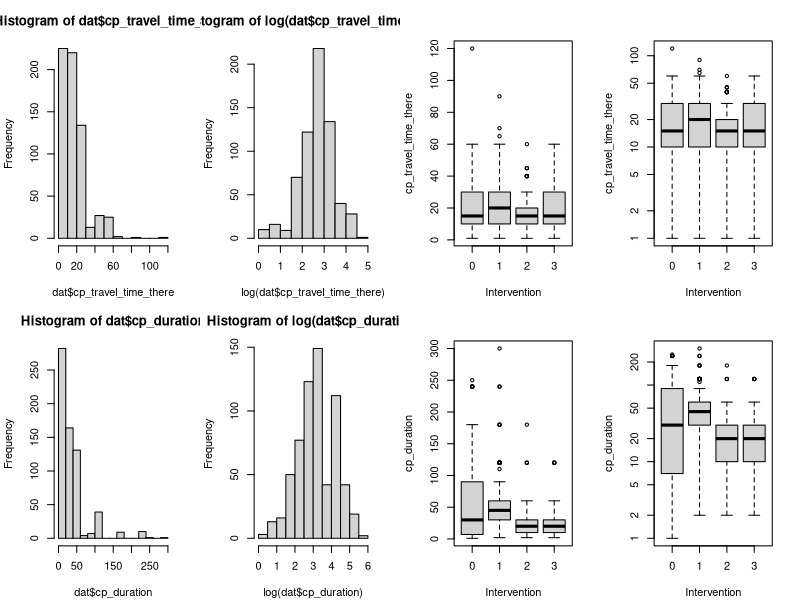
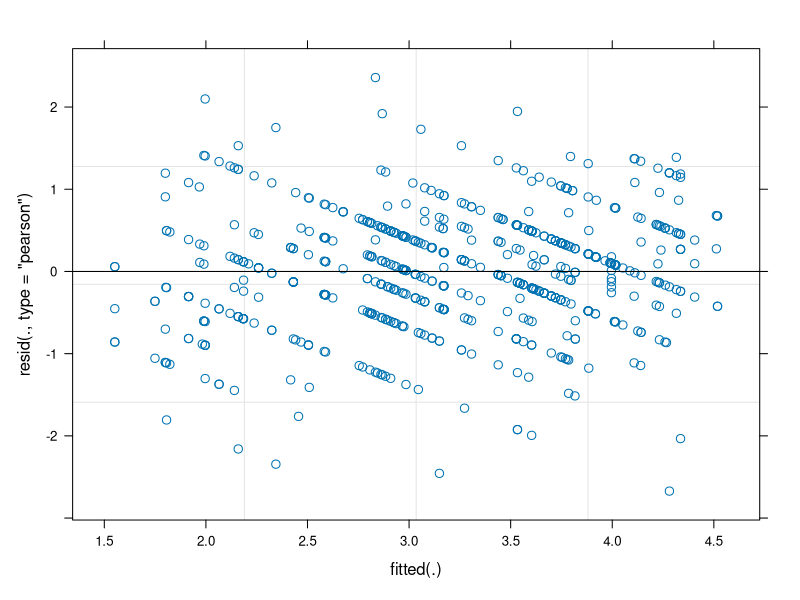
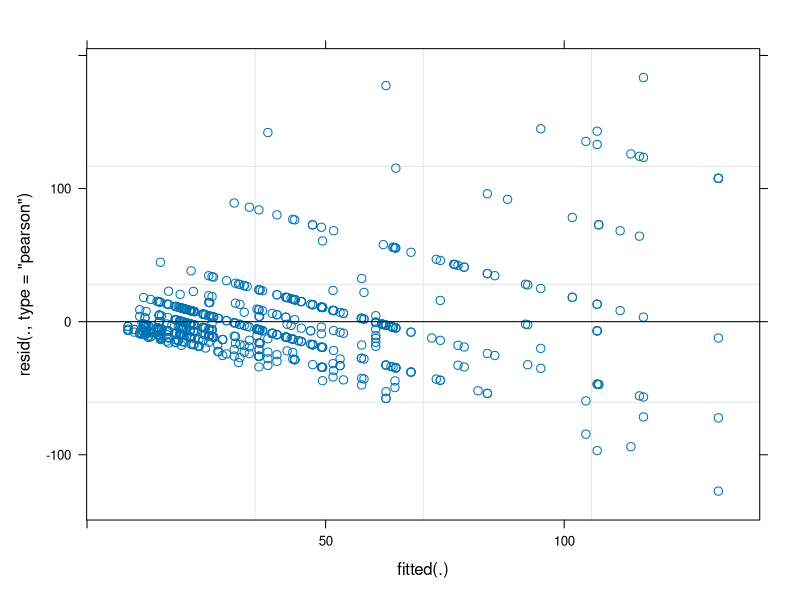
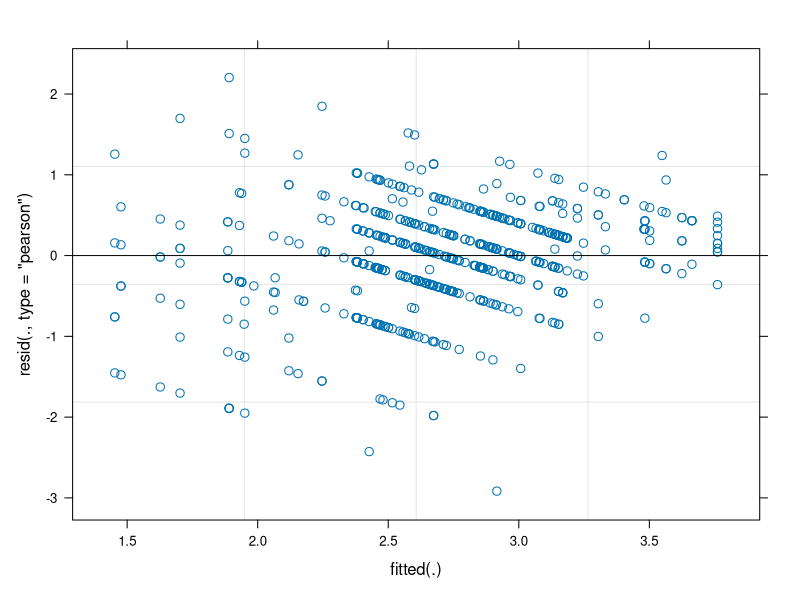
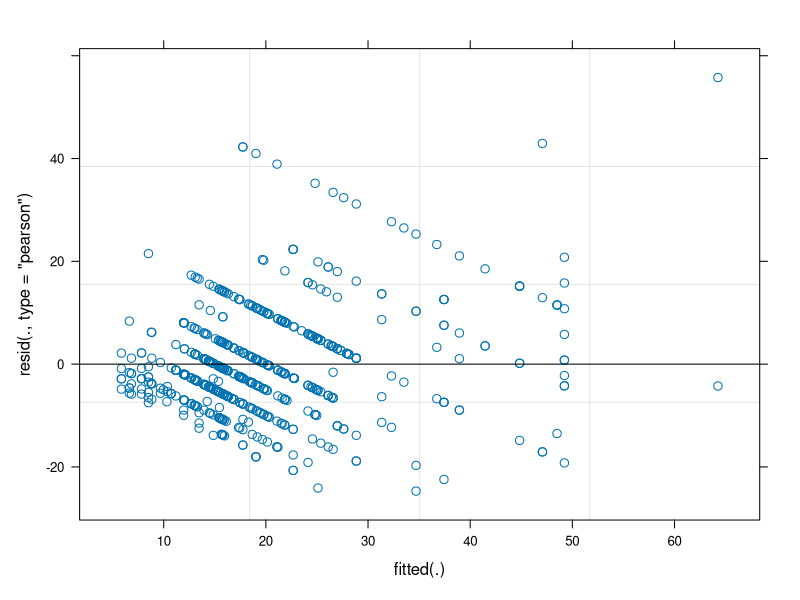

Write R code to recreate these figures, in order.
rm(list=ls())
library(lme4)
library(lmerTest)

#' Load and tidy up data
dat <- read.csv("data/Time_Analysis_coded.csv")
head(dat)
tail(dat)

#' Any NAs?
sum(is.na(dat))

#' Create factors
dat$household_ID <- factor(dat$household_ID)
dat$district <- factor(dat$district)
dat$ward <- factor(dat$ward)
dat$village <- factor(dat$village)
dat$subvillage <- factor(dat$subvillage)
dat$Intervention <- factor(dat$Intervention)


#' Check design
table(dat$district)
table(dat$district, dat$ward)
table(dat$district, dat$Intervention)
table(dat$district, dat$campaign_type)

#' Check each row is a unique HH
length(dat$household_ID)
length(unique(dat$household_ID))

#' Check villages are uniquely labelled
table(rowSums(table(dat$village, dat$ward) > 0))
#' ...no re-use of village labels across wards.  

#' Check sub-villages are uniquely labelled
table(rowSums(table(dat$subvillage, dat$village) > 0))
#' ...one subvillages label occurs in two villages. Which one?
rev(sort(rowSums(table(dat$subvillage, dat$village) > 0)))
#' ... it's number 43:
dat[dat$subvillage == "43", ]

#' I'll assume this is an error and create a unique ID for subvillages
dat$subvillage <- paste(dat$village, dat$subvillage, sep = "-")

#' How many observations at the lowest level (subvillage)
summary(c(table(dat$subvillage)))
#' mean is 5, range is 1-10.  

#' Response: time taken by owner to reach the vaccination point
summary(dat$cp_travel_time_there) # no zeroes, handy for log transformation
summary(dat$cp_duration) # no zeroes, handy for log transformation
tapply(dat$cp_travel_time_there, dat$Intervention, summary)
tapply(dat$cp_duration, dat$Intervention, summary)

old.par <- par(mfrow = c(2, 4), mar = c(4.1, 4.1, 3.1, 2.1))
hist(dat$cp_travel_time_there)
hist(log(dat$cp_travel_time_there))
plot(cp_travel_time_there ~ Intervention, data = dat)
plot(cp_travel_time_there ~ Intervention, data = dat, log = "y")
hist(dat$cp_duration)
hist(log(dat$cp_duration))
boxplot(cp_duration ~ Intervention, data = dat)
boxplot(cp_duration ~ Intervention, data = dat, log = "y")
par(old.par)

#' LMM with log transformed response should work - logged 
#' times look pretty normal within intervention groups.  

#' Create a logged response for cp_duration
dat$cp_duration.log <- log(dat$cp_duration)

#' Fit model  
fit.dur.full <-
  lmer(cp_duration.log ~ Intervention + district + (1 | ward) + (1 | village) + (1 | subvillage), 
       data = dat)
#' Ideally district would be a random effect but there aren't enough levels, so we'll
#' fit it as a fixed effect, and drop it if it isn't significant.  

#' Methods: Variation in duration of ... between interventions was modelled using a 
#' linear mixed model (LMM) fitted using REML, where log_e(duration) was the 
#' response, intervention and district were categorical fixed effects, 
#' and nested random intercepts were fitted at the ward, village and subvillage levels. 
#' The response was log-transformed to meet the assumptions of 
#' homoscedasticity and normality of residuals, which were checked visually by plotting 
#' the residuals against the fitted values.

plot(fit.dur.full) 
#' ...looks fine. 
#' Compare with the untransformed outcome:
plot(refit(fit.dur.full, newresp = dat$cp_duration))
#' ...severe heteroscedasticity.  

#' Model stats:
summary(fit.dur.full)
#' ...fairly substantial random effect variances at every level.  

#' Test for differences between districts and interventions
drop1(fit.dur.full)
#' District is n.s. (P = 0.099) so drop it:
fit.dur <- update(fit.dur.full, ~ . - district)
#' Test intervention
drop1(fit.dur)
#' ...no difference (P = 0.38). However I guess we should keep intervention
#' in the model because we want to estimate mean duration in each arm?  


#' Methods: Differences between districts and intervention arms in mean of 
#' log_e duration of ... were tested using an F-test, where Satterthwaite's 
#' approximation to the denominator degrees of freedom was used.  

#' Predict from model. Can do this by fitting a "no intercept" version of the model:
fit.dur.ni <- update(fit.dur, ~ . -1)
summary(fit.dur.ni)

#' Make table of predictions
pred.data <- data.frame(Intervention = paste0("Intervention", (levels(dat$Intervention))))
pred.data

#' Add logged predictions
pred.data$log.dur <- fixef(fit.dur.ni)[pred.data$Intervention]
pred.data$se <- coef(summary(fit.dur.ni))[pred.data$Intervention, "Std. Error"]
pred.data$df <- coef(summary(fit.dur.ni))[pred.data$Intervention, "df"] 
pred.data$log.ci.lower <- pred.data$log.dur - pred.data$se * qt(0.975, df = pred.data$df)
pred.data$log.ci.upper <- pred.data$log.dur + pred.data$se * qt(0.975, df = pred.data$df)
pred.data

#' Back-transform predictions.  
#' This requires correction for bias due to averaging over log-normal residual 
#' errors and random effects (Jensen's inequality).   
#' The back-transformation is exp(log.scale.mean + 0.5 * sum.of.variances)
sum.var <- sum(unlist(VarCorr(fit.dur))) + sigma(fit.dur)^2

#' So the simple method is biased:
exp(pred.data$log.dur)

#' This is unbiased:
pred.data$dur <- exp(pred.data$log.dur + 0.5 * sum.var)
pred.data$ci.lower <- exp(pred.data$log.ci.lower + 0.5 * sum.var)
pred.data$ci.upper <- exp(pred.data$log.ci.upper + 0.5 * sum.var)
pred.data

#' Methods: Wald 95% confidence intervals for mean duration within each intervention arm
#' were calculated in the lmerTest package (ref: citation("lmerTest")) 
#' using Satterthwaite's approximation to the t-distribution degrees of freedom. 
#' Back-transformation of mean duration of ... and its 95% confidence limits from the log
#' scale was adjusted for bias due to Jensen's inequality 
#' (ref: https://doi.org/10.1098/rsif.2017.0213).  


#' Out of interest, compare predicted means with raw means:
cbind(Pred = pred.data$dur, Raw = tapply(dat$cp_duration, dat$Intervention, mean))
#' ...some are quite different.  

#' Model-predicted means and 95% CIs:
pred.data[, c("Intervention", "dur", "ci.lower", "ci.upper")]
#' The 95% CIs are wide because there is substantial variation at the 
#' ward level so the effective sample size is closer to the number of wards per
#' intervention group than to the number of villages, SV, or HH

#' Create a logged response time to the central point
dat$cp_travel_time_there.log <- log(dat$cp_travel_time_there)

#' Fit model  
fit.dur.full <-
  lmer(cp_travel_time_there.log ~ Intervention + district + (1 | ward) + (1 | village) + (1 | subvillage), 
       data = dat)

plot(fit.dur.full) 
#' ...looks fine. 
#' Compare with the untransformed outcome:
plot(refit(fit.dur.full, newresp = dat$cp_travel_time_there))
#' ...severe heteroscedasticity.  

#' Model stats:
summary(fit.dur.full)
#' ...fairly substantial random effect variances at every level.  

#' Test for differences between districts and interventions
drop1(fit.dur.full)
#' District is n.s. (P = 0.099) so drop it:
fit.dur <- update(fit.dur.full, ~ . - district)
#' Test intervention
drop1(fit.dur)
#' ...no difference (P = 0.38). However I guess we should keep intervention
#' in the model because we want to estimate mean duration in each arm?  


#' Methods: Differences between districts and intervention arms in mean of 
#' log_e duration of ... were tested using an F-test, where Satterthwaite's 
#' approximation to the denominator degrees of freedom was used.  

#' Predict from model. Can do this by fitting a "no intercept" version of the model:
fit.dur.ni <- update(fit.dur, ~ . -1)
summary(fit.dur.ni)

#' Make table of predictions
pred.data <- data.frame(Intervention = paste0("Intervention", (levels(dat$Intervention))))
pred.data

#' Add logged predictions
pred.data$log.dur <- fixef(fit.dur.ni)[pred.data$Intervention]
pred.data$se <- coef(summary(fit.dur.ni))[pred.data$Intervention, "Std. Error"]
pred.data$df <- coef(summary(fit.dur.ni))[pred.data$Intervention, "df"] 
pred.data$log.ci.lower <- pred.data$log.dur - pred.data$se * qt(0.975, df = pred.data$df)
pred.data$log.ci.upper <- pred.data$log.dur + pred.data$se * qt(0.975, df = pred.data$df)
pred.data

#' Back-transform predictions.  
#' This requires correction for bias due to averaging over log-normal residual 
#' errors and random effects (Jensen's inequality).   
#' The back-transformation is exp(log.scale.mean + 0.5 * sum.of.variances)
sum.var <- sum(unlist(VarCorr(fit.dur))) + sigma(fit.dur)^2

#' So the simple method is biased:
exp(pred.data$log.dur)

#' This is unbiased:
pred.data$dur <- exp(pred.data$log.dur + 0.5 * sum.var)
pred.data$ci.lower <- exp(pred.data$log.ci.lower + 0.5 * sum.var)
pred.data$ci.upper <- exp(pred.data$log.ci.upper + 0.5 * sum.var)
pred.data
